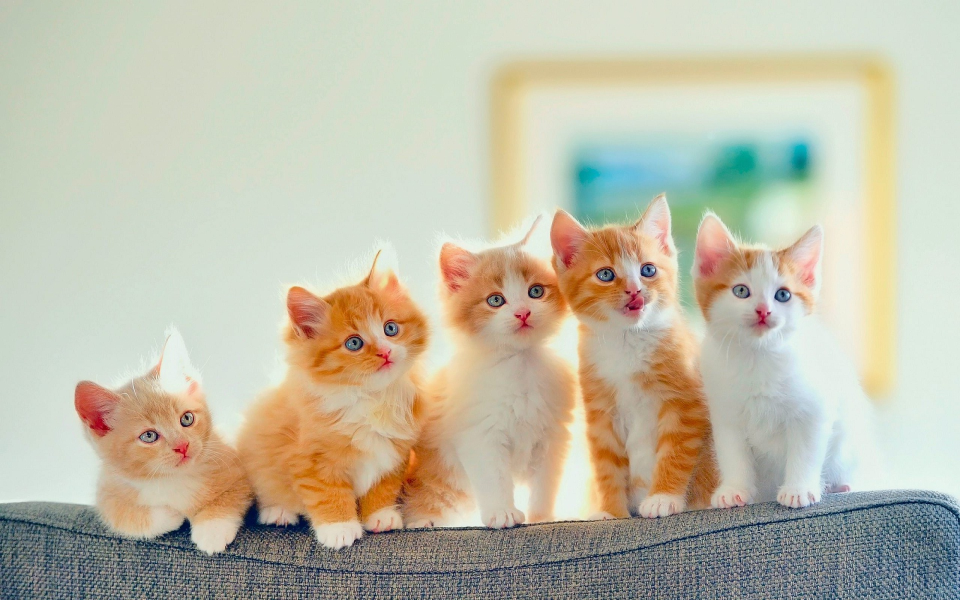
#> input picture Library_test/img/cat.jpg, 1920 x 1200 px, found by its file name (shown at 1/2 size)
$ python Test_OpenCV.py
#> lines starting #> are read from the running program, lines starting #| are printed output that depends on the picture
#https://viblo.asia/p/opencv-with-python-part-1-924lJXQaKPM
import cv2
import numpy as np
import matplotlib.pyplot as plt

global img
img = cv2.imread(r'E:\Code\PYTHON\Library_test\img\cat.jpg')
#> img is the input picture: shape (1200, 1920, 3); mean B, G, R 169, 188, 191.1
# img = cv2.resize(img,(356,256))
print(img.shape[1],' ',img.shape[0],' ',img.shape[2])
#| 1920   1200   3
# cv2.imshow('Mèo', img)


def draw_with_plot():
    plt.imshow(img, cmap = 'gray', interpolation = 'bicubic')
    plt.xticks([]), plt.yticks([])  # to hide tick values on X and Y axis

    plt.plot([200,00,500],[100,00,100],'c', linewidth=5)
        #plot():
            # - biến thứ 1 gồm là tọa độ x 3 điểm tạo nên đường thẳng
            # - biến thứ 2 là tọa độ y
            # - biến thứ 3 là màu
    plt.show()
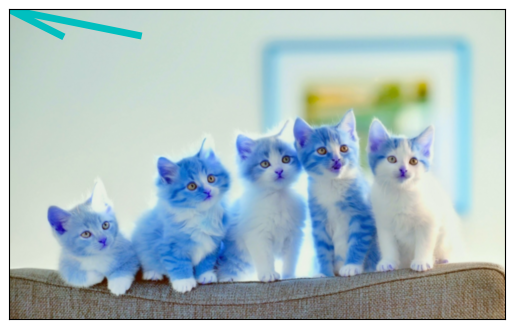
#> figure drawn by matplotlib, 1 panel; B, G, R data is drawn as R, G, B


def draw_with_opencv():
    global img
    img=cv2.resize(img,(400,256))
    #tốt nhất nên để resize bên ngoài do ảnh hưởng của biến toàn cục img, cách trên đã giúp giải quyết vấn đề nhưng gây khó hỉu
    cv2.line(img, (200,500), (100,100), (255,0,100), 4)
    cv2.imshow('hello', img)
    cv2.waitKey(0)
    cv2.destroyAllWindows()

draw_with_plot()
# cv2.imwrite(r'E:\Code\PYTHON\Library_test\img\cat2.png',img) #save image
